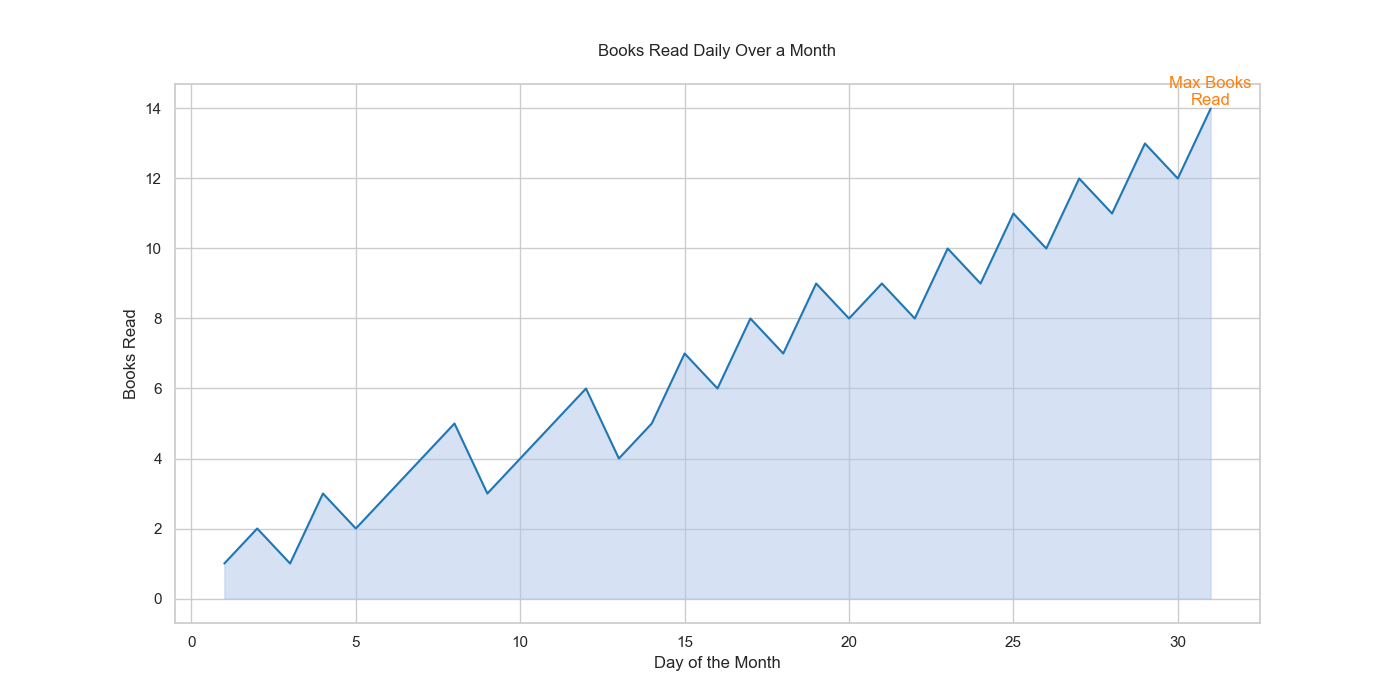

The Python source for this figure:

import seaborn as sns
import pandas as pd
import matplotlib.pyplot as plt

data = {
    'Date': [1, 2, 3, 4, 5, 6, 7, 8, 9, 10, 11, 12, 13, 14, 15, 16, 17, 18, 19, 20, 21, 22, 23, 24, 25, 26, 27, 28, 29, 30, 31],
    'BooksRead': [1, 2, 1, 3, 2, 3, 4, 5, 3, 4, 5, 6, 4, 5, 7, 6, 8, 7, 9, 8, 9, 8, 10, 9, 11, 10, 12, 11, 13, 12, 14]
}

df = pd.DataFrame(data)

plt.figure(figsize=(14, 7))
area_chart = sns.lineplot(data=df, x='Date', y='BooksRead', color='#1f77b4')
area_chart.fill_between(df['Date'], df['BooksRead'], color='#aec7e8', alpha=0.5)

max_books = df['BooksRead'].max()
max_day = df['BooksRead'].idxmax() + 1
plt.text(max_day, max_books, 'Max Books\nRead', horizontalalignment='center', verticalalignment='bottom', color='#ff7f0e')

plt.title("Books Read Daily Over a Month", pad=20)
plt.xlabel("Day of the Month")
plt.ylabel("Books Read")

plt.show()
